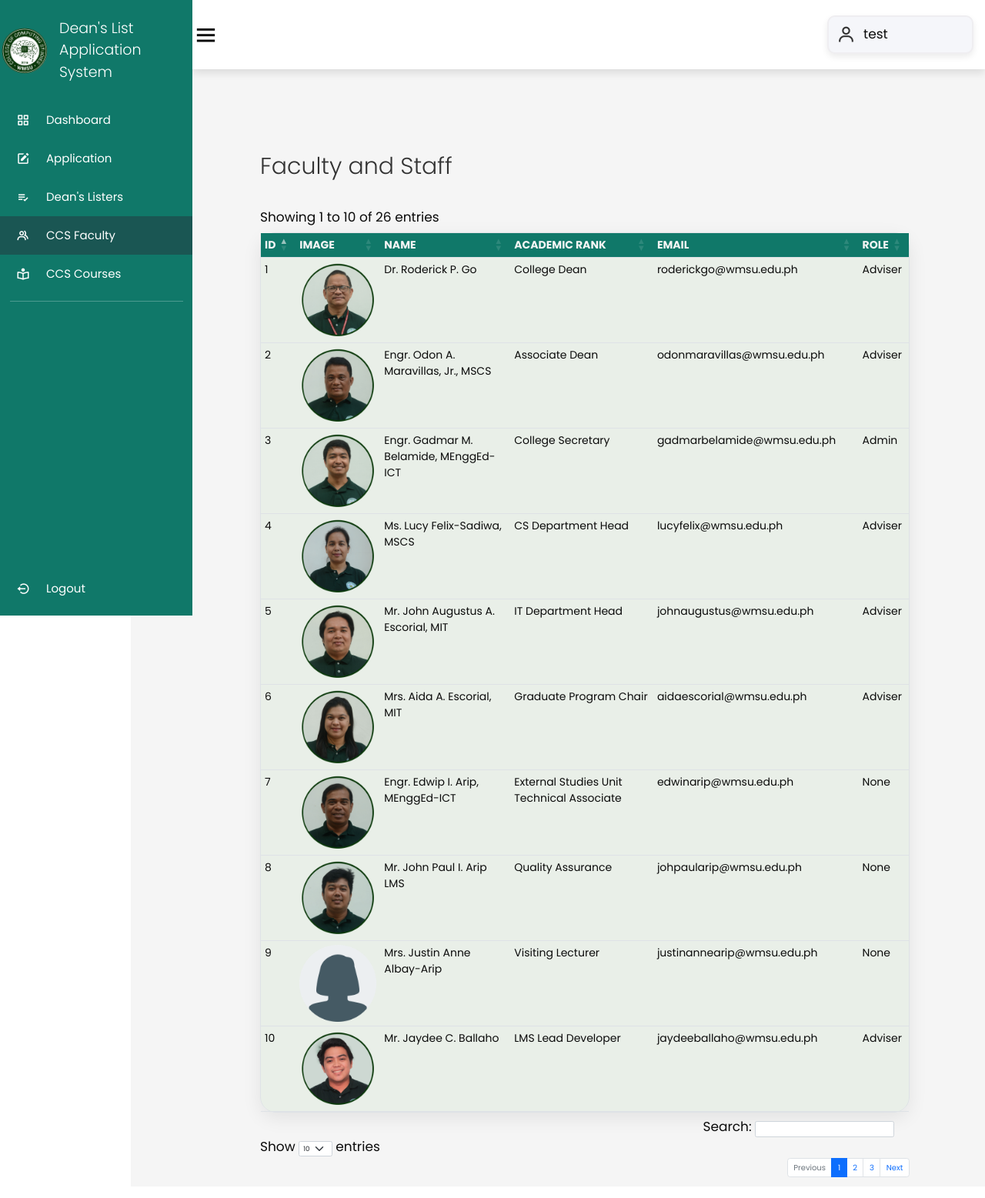
Page /faculty/faculty.php (signed in) on the committed database.
### tables this page shows
CREATE TABLE `faculty` (
  `id` int(11) NOT NULL,
  `img` varchar(75) DEFAULT NULL,
  `firstname` varchar(255) NOT NULL,
  `lastname` varchar(255) NOT NULL,
  `rank` varchar(100) DEFAULT NULL,
  `email` varchar(100) NOT NULL,
  `status` varchar(100) NOT NULL,
  `created_at` timestamp NOT NULL DEFAULT current_timestamp(),
  `updated_at` timestamp NOT NULL DEFAULT current_timestamp() ON UPDATE current_timestamp(),
  `user_id` int(11) NOT NULL
);

### class/faculty.class.php (called while the page is built, shortened)
<?php
require_once 'database.php';
class Faculty{
    protected $db;
    function __construct()
    {
        $this->db = new Database();
    }
    function show(){
        $sql = "SELECT * FROM faculty ORDER BY CONCAT('firstname',', ','lastname') ASC;";
        $query=$this->db->connect()->prepare($sql);
        if($query->execute()){
            $data = $query->fetchAll();
        }
        return $data;
    }
}
?>

### class/database.php (called while the page is built)
<?php
class Database{
    private $host = 'localhost';
    private $database = 'deanslist';
    private $username = 'root';
    private $password = '';
    protected $connection;
    function connect(){
        try
			{
				$this->connection = new PDO("mysql:host=$this->host;dbname=$this->database",
											$this->username, $this->password);
			}
			catch (PDOException $e)
			{
				echo "Connection error " . $e->getMessage();
			}
        return $this->connection;
    }
}
?>

### faculty/faculty.php (the view, shortened to what this page needs)
<!DOCTYPE html>
<html lang="en">
<head>
    <link rel="stylesheet" href="https://cdn.jsdelivr.net/npm/boxicons@latest/css/boxicons.min.css">
    <link href="../css/style.css" rel="stylesheet">
    <link rel="stylesheet" href="//code.jquery.com/ui/1.13.2/themes/base/jquery-ui.css">
    <link rel="stylesheet" href="https://cdnjs.cloudflare.com/ajax/libs/twitter-bootstrap/5.2.0/css/bootstrap.min.css">
    <link rel="stylesheet" href="https://cdn.datatables.net/1.13.2/css/dataTables.bootstrap5.min.css">
</head>
<body>
    <div class="side-bar">
        <br>
        <div class="logo-details">
            <img class="logo" style="margin-left:2px"src="ccslogo.png" width ="55" height = "60">
            <span class="logo-name">Dean's List Application <br> System</span>
		</div>
        <br>
        <ul class="nav-links">
            <li>
                <a href="../dashboard/dashboard.php">
                    <i class='bx bx-grid-alt' ></i>
                    <span class="links-name">Dashboard</span>
                </a>
            </li>
            <?php if($_SESSION['user_type'] == 'student') { ?>
            <li>
                <a href="../apply/application-new.php">
                <i class='bx bxs-edit'></i>
                    <span class="links-name">Application</span>
                </a>
            </li>
            <?php } ?>
            <li>
                <a href="../listers/listers.php">
                <i class='bx bx-list-check'></i>
                    <span class="links-name">Dean's Listers</span>
                </a>
            </li>
            <li>
                <a href="../faculty/faculty.php" class="active">
                    <i class='bx bx-group' ></i>
                    <span class="links-name">CCS Faculty</span>
                </a>
            </li>
            <li>
                <a href="../programs/programs.php">
                    <i class='bx bx-book-reader'></i>
                    <span class="links-name">CCS Courses</span>
                </a>
            </li>
            <hr class="line">
            <li id="logout-link">
                <a class="logout-link" href="../login/logout.php" title="Logout">
                    <i class='bx bx-log-out-circle'></i>
                    <span class="links-name">Logout</span>
                </a>
            </li>
        </ul>
    </div>
    <div id="logout-dialog" class="dialog" title="Logout">
        <p><span>Are you sure you want to logout?</span></p>
    </div>
    <section class="home-section">
        <nav>
            <div class="side-bar-button">
                <i class='bx bx-menu small'></i>
            </div>
            <div class="profile-details">
                <i class='bx bx-user'></i>
                <?php echo '<span class="admin-name">'.$_SESSION['user_firstname'].' '.$_SESSION['user_lastname'].'</span>'; ?>
            </div>
        </nav>
        <div class="home-content">
            <div class="table-container">
                <div class="table-heading">
                    <h3 class="table-title">Faculty and Staff</h3>
                </div>
                <br>
                <?php
                require '../class/database.php';
                ?>
                <table class="table" id="myTable">
                    <thead>
                        <tr>
                            <th>ID</th>
                            <th>Image</th>
                            <th>Name</th>
                            <th>Academic Rank</th>
                            <th>Email</th>
                            <th>Role</th>
                        </tr>
                    </thead>
                    <tbody>
                        <?php
                            require_once '../class/faculty.class.php';
                            $faculty = new Faculty();
                            $i = 1;
                            foreach ($faculty->show() as $value){
                        ?>
                            <tr>
                                <td><?php echo $i ?></td>
                                <td> <img src="img/<?php echo $value["img"]; ?>" width = 100 title="<?php echo $value['img']; ?>"> </td>
                                <td><?php echo $value['firstname'] . ' ' . $value['lastname'] ?>
                                <td><?php echo $value['rank'] ?></td>
                                <td><?php echo $value['email'] ?></td>
                                <td><?php echo $value['status'] ?></td>
                            </tr>
                            <?php
                                $i++;
                            }
                            ?>
                    </tbody>
                </table>
            </div>
        </div>
    </section>
</body>
</html>

### css/style.css (style rules this page uses)
* { font-family:'Poppins', sans-serif; margin: 0; padding: 0; box-sizing: border-box; font-size: 17px; color : rgb(11, 11, 11); outline: none; border:none; text-decoration: none; }
.side-bar { position: fixed; top: 0; left: 0; width: 200px; height: calc(100vh); background-color: #107869; z-index: 2000; font-family: var(--lato); transition: .3s ease; overflow: hidden; scrollbar-width: none; }
.side-bar .logo-details { height: 80px; display: flex; align-items: center; }
.side-bar .logo-details .logo { font-size: 28px; font-weight: 800; min-width: 60px; justify-items: center; }
.side-bar .logo-details .logo-name { color: #fff; font-size: 19px; font-weight: 300; align-items: center; display: block; margin-left: 15px; }
.side-bar .nav-links { padding: 0 !important; height: calc(100vh); }
.side-bar .nav-links li { position: relative; list-style: none; height: 50px; width: 100%; }
.side-bar .nav-links li a { height: 100%; width: 100%; display: flex; align-items: center; text-decoration: none; }
.side-bar .nav-links .active { background-color: #1A5653; }
.side-bar .nav-links li i { min-width: 60px; text-align: center; font-size: 18px; color: #fff; }
.side-bar .nav-links li a .links-name { color: #fff; font-size: 15px; font-weight: 400; white-space: nowrap; }
.side-bar .nav-links .line { margin: 10px auto; width: 90%; height: 1px; border: 0; border-top: 1px solid white; }
.home-section { position: relative; background-color: #f5f5f5; min-height: calc(100vh); width: calc(100% - 250px); left: 250px; }
.home-section nav { position: fixed; top:0; left:20; right:20; z-index: 1000; background-color: var(--white); display: flex; padding-top: 2rem; padding-bottom: 2rem; box-shadow: var(--box-shadow); align-items: center; justify-content: space-between; }
.home-section nav .side-bar-button { display: flex; align-items: center; font-size: 24px; font-weight: 500; }
nav .side-bar-button i { font-size: 35px; margin-right: 10px; }
.home-section nav .profile-details { display: flex; align-items: center; background: #f5f6fa; border: 2px solid #efeef1; border-radius: 10px; height: 50px; min-width: 190px; box-shadow: 0 4px 8px 0 rgba(0,0,0,0.08); margin-right: 15px; }
.home-section nav .profile-details i { font-size: 25px; font-weight: 500; color: #333; margin: 0 10px; white-space: nowrap; }
.table-title { font-weight: 300; font-size: 30px; text-align: left; color: #333; margin-left:20px 0; display: inline; }
.table-container { position: relative; top: 80px; padding: 40px; }
.table { border-collapse: collapse; text-align: left; vertical-align: middle; width: 100%; overflow: auto; border: 1px solid black; border-radius: 20px; background-color: rgba(233, 239, 232, 0.974); box-shadow: 0 7px 25px rgba(0, 0, 0, 0.08); margin-right:100; }
th, td { padding: 8px; font-size: 14px; }
thead { background-color:#107869; font-size: .9rem; color: white; text-transform: uppercase; letter-spacing: 2%; }
thead th { width: auto; height: fit-content; color: #f5f5f5; }
tbody tr:nth-child(odd) { background-color: #fff; }
tbody tr:nth-child(even) { background-color: #eee; }
.table-container .table-heading { display: flex; justify-content: space-between; height: 25px; align-items: center; }
.home-section .home-content { position: relative; }
#logout-link { position: absolute; bottom: 0; margin-bottom: 10px; }
div.dialog p { text-align: center; }
:root { --main-color:#107869; --black:#222; --white:#fff; --light-black:#777; --light-white:#fff9; --dark-bg:rgba(0,0,0,.7); --light-bg:#eee; --border:.1rem solid var(--black); --box-shadow:0 .5rem 1rem rgba(0,0,0,.1); --text-shadow:0 1.5rem 3rem rgba(0,0,0,.3); }
html { font-size: 62.5%; overflow-x: hidden; }
section { padding:5rem 10%; }

### rows in the picture
faculty: img (picture), firstname "Dr. Roderick", lastname "P. Go", rank "College Dean", email "roderickgo@wmsu.edu.ph", status "Adviser"
faculty: img (picture), firstname "Engr. Odon A.", lastname "Maravillas, Jr., MSCS", rank "Associate Dean", email "odonmaravillas@wmsu.edu.ph", status "Adviser"
faculty: img (picture), firstname "Engr. Gadmar M.", lastname "Belamide, MEnggEd-ICT", rank "College Secretary", email "gadmarbelamide@wmsu.edu.ph", status "Admin"
faculty: img (picture), firstname "Ms. Lucy", lastname "Felix-Sadiwa, MSCS", rank "CS Department Head", email "lucyfelix@wmsu.edu.ph", status "Adviser"
faculty: img (picture), firstname "Mr. John Augustus", lastname "A. Escorial, MIT", rank "IT Department Head", email "johnaugustus@wmsu.edu.ph", status "Adviser"
faculty: img (picture), firstname "Mrs. Aida", lastname "A. Escorial, MIT", rank "Graduate Program Chair", email "aidaescorial@wmsu.edu.ph", status "Adviser"
faculty: img (picture), firstname "Engr. Edwip I.", lastname "Arip, MEnggEd-ICT", rank "External Studies Unit Technical Associate", email "edwinarip@wmsu.edu.ph", status "None"
faculty: img (picture), firstname "Mr. John Paul", lastname "I. Arip LMS", rank "Quality Assurance", email "johpaularip@wmsu.edu.ph", status "None"
faculty: img (picture), firstname "Mrs. Justin Anne", lastname "Albay-Arip", rank "Visiting Lecturer", email "justinannearip@wmsu.edu.ph", status "None"
faculty: img (picture), firstname "Mr. Jaydee", lastname "C. Ballaho", rank "LMS Lead Developer", email "jaydeeballaho@wmsu.edu.ph", status "Adviser"

### other values in the picture
$_SESSION['user_firstname'] "test"
